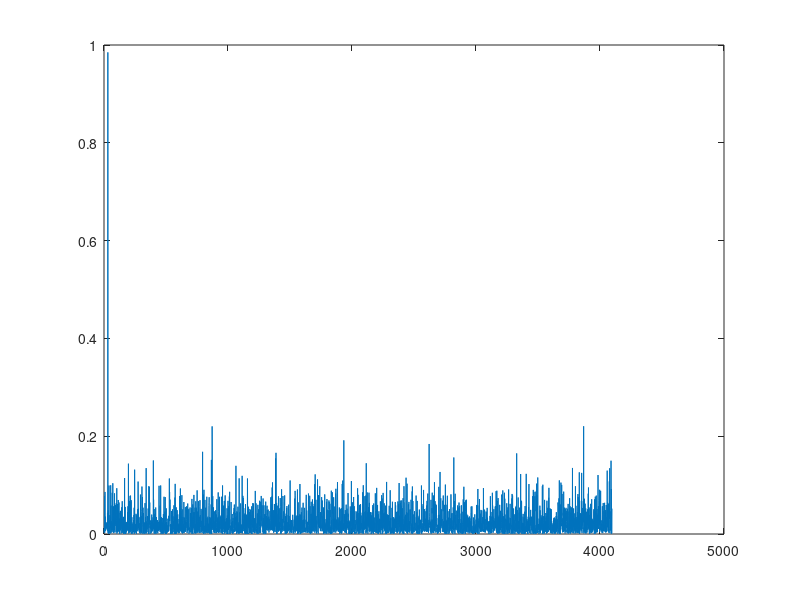

MATLAB code for this plot: (Note: this script raises an error after producing the figure.)
clear all

% Parameters
SF = 12;                  %spreading factor
BW = 1000;               %Bandwidth
Fs = 1000;               % Sampling frequency (Hz)
S=30;                    %send symbol
SNR=-20;      

%t = 0:1/fs:1;            % Time vector (0 to 1 second)
%f0 = 100;                % Starting frequency (Hz)
%f1 = 400;                % Ending frequency (Hz)

% Generate a data symbol
num_samples=(2^SF)*Fs/BW;
K=S; 
lora_symbol=zeros(1, num_samples);
for n=1:num_samples
    if K>= (2^SF)
        K=K-2^SF;
    end
    K=K+1;
    lora_symbol(n)= (1/(sqrt(2^SF)))*exp(1i*2*pi*(K)*(K/(2^SF*2)));
end

for j=1:100


%Add noise
lora_symbol_noisy = awgn(lora_symbol, SNR, 'measured');

%Transmit
%Receiver below
%--------------Generate the base down chirp---------

base_down_chirp = zeros(1,num_samples);
K=0;
for n=1:num_samples
    if K>= (2^SF)
        K=K-2^SF;
    end
    K=K+1;
    base_down_chirp(n) = (1/(sqrt(2^SF)))*exp(-1i*2*pi*(K)*(K/(2^SF*2)));
end

dechirped = lora_symbol_noisy.*(base_down_chirp);

corrs = (abs(fft(dechirped)).^2);
plot(corrs)
[~, ind] = max(corrs);
ind2(j) = ind;

pause(0.1)

end

histogram(ind2, 2^SF)
symbol_error_rate = sum(ind2~=s+1)/j;

%spectogram(lora_symbol)




